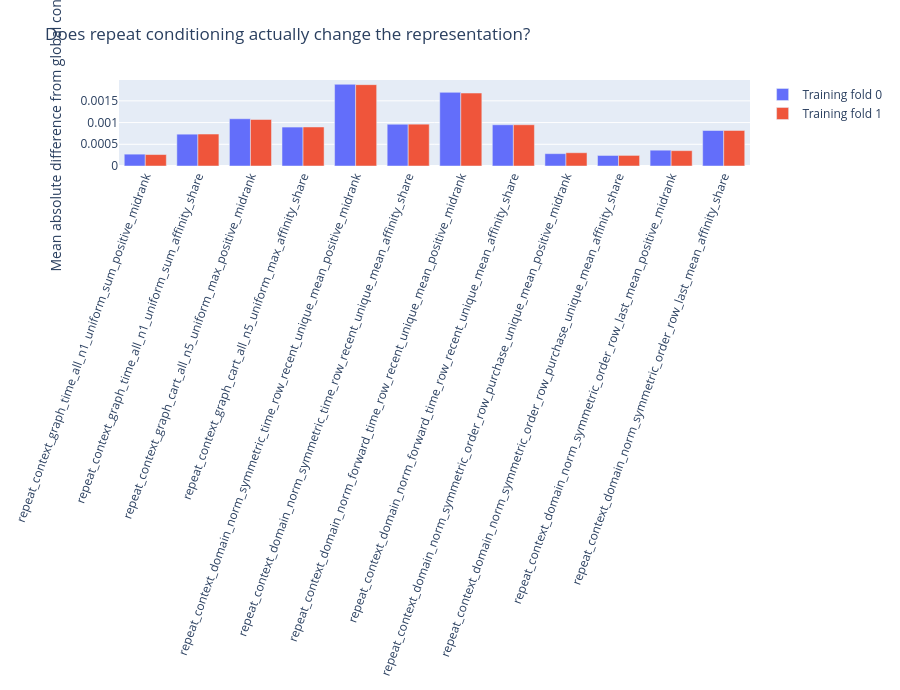

Notebook code cell kept with this figure:
### Markdown cell above
## Effect of repeat conditioning

### Code cell
view.show_chart(6)

### Figure 1 — Plotly figure (JSON) as saved in the notebook; plotly's stock layout.template omitted (floating-point values rounded to 4 significant figures)
{"data": [{"name": "Training fold 0", "type": "bar", "x": ["repeat_context_graph_time_all_n1_uniform_sum_positive_midrank", "repeat_context_graph_time_all_n1_uniform_sum_affinity_share", "repeat_context_graph_cart_all_n5_uniform_max_positive_midrank", "repeat_context_graph_cart_all_n5_uniform_max_affinity_share", "repeat_context_domain_norm_symmetric_time_row_recent_unique_mean_positive_midrank", "repeat_context_domain_norm_symmetric_time_row_recent_unique_mean_affinity_share", "repeat_context_domain_norm_forward_time_row_recent_unique_mean_positive_midrank", "repeat_context_domain_norm_forward_time_row_recent_unique_mean_affinity_share", "repeat_context_domain_norm_symmetric_order_row_purchase_unique_mean_positive_midrank", "repeat_context_domain_norm_symmetric_order_row_purchase_unique_mean_affinity_share", "repeat_context_domain_norm_symmetric_order_row_last_mean_positive_midrank", "repeat_context_domain_norm_symmetric_order_row_last_mean_affinity_share"], "y": [0.0002729, 0.0007327, 0.001088, 0.0008964, 0.001881, 0.0009617, 0.001696, 0.0009496, 0.0002842, 0.0002427, 0.0003641, 0.0008176]}, {"name": "Training fold 1", "type": "bar", "x": ["repeat_context_graph_time_all_n1_uniform_sum_positive_midrank", "repeat_context_graph_time_all_n1_uniform_sum_affinity_share", "repeat_context_graph_cart_all_n5_uniform_max_positive_midrank", "repeat_context_graph_cart_all_n5_uniform_max_affinity_share", "repeat_context_domain_norm_symmetric_time_row_recent_unique_mean_positive_midrank", "repeat_context_domain_norm_symmetric_time_row_recent_unique_mean_affinity_share", "repeat_context_domain_norm_forward_time_row_recent_unique_mean_positive_midrank", "repeat_context_domain_norm_forward_time_row_recent_unique_mean_affinity_share", "repeat_context_domain_norm_symmetric_order_row_purchase_unique_mean_positive_midrank", "repeat_context_domain_norm_symmetric_order_row_purchase_unique_mean_affinity_share", "repeat_context_domain_norm_symmetric_order_row_last_mean_positive_midrank", "repeat_context_domain_norm_symmetric_order_row_last_mean_affinity_share"], "y": [0.0002635, 0.0007362, 0.001071, 0.0008989, 0.001873, 0.0009631, 0.00168, 0.00095, 0.0003057, 0.0002439, 0.000353, 0.000818]}], "layout": {"barmode": "group", "height": 690, "margin": {"b": 80, "l": 65, "r": 35, "t": 80}, "title": {"text": "Does repeat conditioning actually change the representation?"}, "xaxis": {"tickangle": -70}, "yaxis": {"title": {"text": "Mean absolute difference from global context"}}}}
